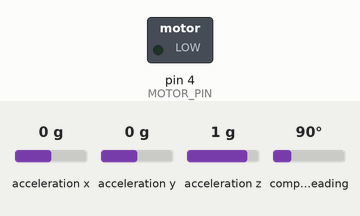
The sketch below on a simulated Arduino Uno, built with avr-gcc and run on an emulated ATmega328P. Shown: switched loads named in the sketch (green lamp = pin HIGH). The inputs (shaded band) are chosen by the test bench; at power-on: acceleration x 0 g, acceleration y 0 g, acceleration z 1 g, compass heading 90°. What the sketch prints to the serial monitor is not drawn.

Above: at 8.0 s.
8.1 s: acceleration x set to -0.4 g
At 10.9 s:
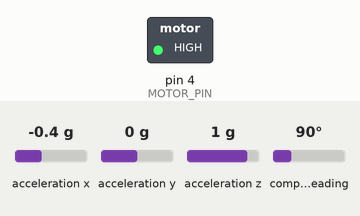
11.1 s: acceleration y set to -1 g
12.6 s: acceleration y set to -1.3 g
At 13.6 s:
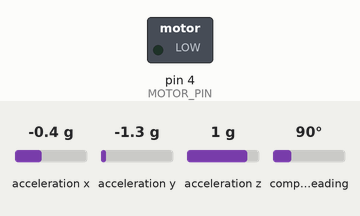
14.1 s: acceleration x set to -0.6 g
At 16.9 s:
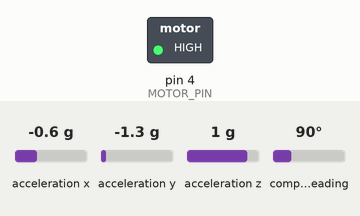
17.1 s: acceleration x set to 0 g
At 17.5 s:
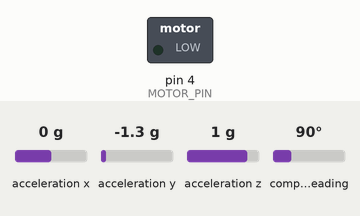
Timing chart, 0 to 19.6 s (numbered marks = the images above; inputs shaded):
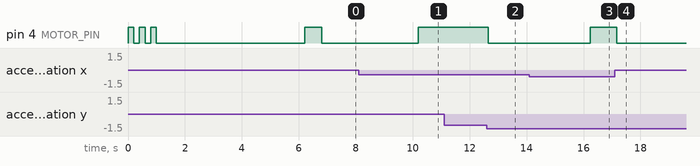

The sketch:

posture_reminder.ino
```cpp
#include <Wire.h>
#include <Adafruit_Sensor.h>
#include <Adafruit_BNO055.h>

Adafruit_BNO055 bno = Adafruit_BNO055(55, 0x28);

const int MOTOR_PIN = 4;
const float SLOUCH_THRESHOLD = 15.0;
const int BAD_POSTURE_DELAY = 2000;

float baselineX = 0;
float baselineY = 0;
bool isCalibrated = false;
unsigned long badPostureStart = 0;
bool motorOn = false;

float angleDiff(float a, float b) {
  float diff = a - b;
  while (diff > 180) diff -= 360;
  while (diff < -180) diff += 360;
  return abs(diff);
}

void buzz(int times) {
  for (int i = 0; i < times; i++) {
    digitalWrite(MOTOR_PIN, HIGH);
    delay(200);
    digitalWrite(MOTOR_PIN, LOW);
    delay(200);
  }
}

void setup() {
  Serial.begin(115200);
  Wire.begin();
  pinMode(MOTOR_PIN, OUTPUT);
  digitalWrite(MOTOR_PIN, LOW);

  if (!bno.begin()) {
    Serial.println("Sensor failed!");
    while(1);
  }

  Serial.println("Put device on your back and stand up straight...");
  buzz(3);

  for (int i = 5; i > 0; i--) {
    Serial.print("Calibrating in ");
    Serial.print(i);
    Serial.println(" seconds...");
    delay(1000);
  }

  imu::Vector<3> euler = bno.getVector(Adafruit_BNO055::VECTOR_EULER);
  baselineX = euler.x();
  baselineY = euler.y();
  isCalibrated = true;

  digitalWrite(MOTOR_PIN, HIGH);
  delay(600);
  digitalWrite(MOTOR_PIN, LOW);

  Serial.println("Calibrated! Monitoring posture now.");
}

void loop() {
  if (!isCalibrated) return;

  imu::Vector<3> euler = bno.getVector(Adafruit_BNO055::VECTOR_EULER);
  float currentX = euler.x();
  float currentY = euler.y();

  float deviationX = angleDiff(currentX, baselineX);
  float deviationY = angleDiff(currentY, baselineY);
  float deviation = max(deviationX, deviationY);

  Serial.print("Deviation: ");
  Serial.print(deviation);
  Serial.print(" deg  ->  ");

  if (deviation > SLOUCH_THRESHOLD) {
    if (badPostureStart == 0) badPostureStart = millis();
    if (millis() - badPostureStart > BAD_POSTURE_DELAY) {
      if (!motorOn) {
        digitalWrite(MOTOR_PIN, HIGH);
        motorOn = true;
        Serial.println("BAD POSTURE - buzzing!");
      }
    } else {
      Serial.println("bad posture (waiting...)");
    }
  } else {
    badPostureStart = 0;
    if (motorOn) {
      digitalWrite(MOTOR_PIN, LOW);
      motorOn = false;
      Serial.println("Good posture - motor off");
    } else {
      Serial.println("Good posture");
    }
  }

  delay(100);
}
```

Measured:
- the behaviour switches between -0.2 and -0.3 g on acceleration x (found by bisection; images 0 and 1)
- the behaviour switches between -1.1 and -1.2 g on acceleration y (found by bisection; images 1 and 2)
- the behaviour switches between -0.4 and -0.5 g on acceleration x (found by bisection; images 2 and 3)
- after the input at 8.1 s, pin 4 (MOTOR_PIN): LOW → HIGH after 2.1 s
- after the input at 11.1 s, every drawn part: stays the same
- after the input at 12.6 s, pin 4 (MOTOR_PIN): HIGH → LOW after 0.05 s
- after the input at 14.1 s, pin 4 (MOTOR_PIN): LOW → HIGH after 2.1 s
- after the input at 17.1 s, pin 4 (MOTOR_PIN): HIGH → LOW after 0.06 s
